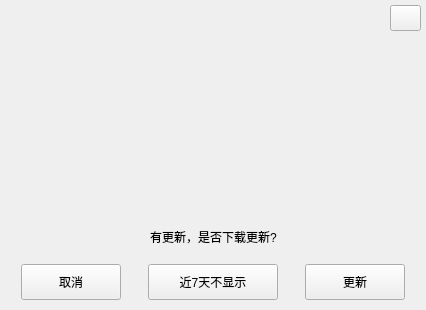
<?xml version="1.0" encoding="UTF-8"?>
<ui version="4.0">
 <class>UpdateTip</class>
 <widget class="QWidget" name="UpdateTip">
  <property name="geometry">
   <rect>
    <x>0</x>
    <y>0</y>
    <width>426</width>
    <height>310</height>
   </rect>
  </property>
  <property name="minimumSize">
   <size>
    <width>426</width>
    <height>310</height>
   </size>
  </property>
  <property name="maximumSize">
   <size>
    <width>426</width>
    <height>310</height>
   </size>
  </property>
  <property name="baseSize">
   <size>
    <width>320</width>
    <height>120</height>
   </size>
  </property>
  <property name="windowTitle">
   <string>华宇拼音输入法</string>
  </property>
  <layout class="QVBoxLayout" name="verticalLayout_2">
   <property name="leftMargin">
    <number>0</number>
   </property>
   <property name="topMargin">
    <number>0</number>
   </property>
   <property name="rightMargin">
    <number>0</number>
   </property>
   <property name="bottomMargin">
    <number>0</number>
   </property>
   <item>
    <widget class="QWidget" name="main_widget" native="true">
     <property name="styleSheet">
      <string notr="true"/>
     </property>
     <layout class="QVBoxLayout" name="verticalLayout">
      <property name="leftMargin">
       <number>0</number>
      </property>
      <property name="topMargin">
       <number>0</number>
      </property>
      <property name="rightMargin">
       <number>0</number>
      </property>
      <property name="bottomMargin">
       <number>0</number>
      </property>
      <item>
       <widget class="QWidget" name="widget" native="true">
        <property name="sizePolicy">
         <sizepolicy hsizetype="Fixed" vsizetype="Fixed">
          <horstretch>0</horstretch>
          <verstretch>0</verstretch>
         </sizepolicy>
        </property>
        <property name="minimumSize">
         <size>
          <width>426</width>
          <height>210</height>
         </size>
        </property>
        <property name="maximumSize">
         <size>
          <width>426</width>
          <height>210</height>
         </size>
        </property>
        <property name="styleSheet">
         <string notr="true">background-image: url(:/image/background_rect.png);</string>
        </property>
        <widget class="QPushButton" name="close_button">
         <property name="geometry">
          <rect>
           <x>390</x>
           <y>5</y>
           <width>31</width>
           <height>26</height>
          </rect>
         </property>
         <property name="text">
          <string/>
         </property>
        </widget>
       </widget>
      </item>
      <item>
       <layout class="QHBoxLayout" name="horizontalLayout">
        <item>
         <spacer name="horizontalSpacer_2">
          <property name="orientation">
           <enum>Qt::Horizontal</enum>
          </property>
          <property name="sizeHint" stdset="0">
           <size>
            <width>40</width>
            <height>20</height>
           </size>
          </property>
         </spacer>
        </item>
        <item>
         <widget class="QLabel" name="label">
          <property name="text">
           <string>有更新，是否下载更新?</string>
          </property>
         </widget>
        </item>
        <item>
         <spacer name="horizontalSpacer">
          <property name="orientation">
           <enum>Qt::Horizontal</enum>
          </property>
          <property name="sizeHint" stdset="0">
           <size>
            <width>18</width>
            <height>20</height>
           </size>
          </property>
         </spacer>
        </item>
       </layout>
      </item>
      <item>
       <layout class="QHBoxLayout" name="horizontalLayout_2">
        <property name="bottomMargin">
         <number>10</number>
        </property>
        <item>
         <spacer name="horizontalSpacer_5">
          <property name="orientation">
           <enum>Qt::Horizontal</enum>
          </property>
          <property name="sizeHint" stdset="0">
           <size>
            <width>40</width>
            <height>20</height>
           </size>
          </property>
         </spacer>
        </item>
        <item>
         <widget class="QPushButton" name="cancel_button">
          <property name="minimumSize">
           <size>
            <width>100</width>
            <height>36</height>
           </size>
          </property>
          <property name="focusPolicy">
           <enum>Qt::NoFocus</enum>
          </property>
          <property name="text">
           <string>取消</string>
          </property>
          <property name="flat">
           <bool>false</bool>
          </property>
         </widget>
        </item>
        <item>
         <spacer name="horizontalSpacer_3">
          <property name="orientation">
           <enum>Qt::Horizontal</enum>
          </property>
          <property name="sizeHint" stdset="0">
           <size>
            <width>40</width>
            <height>20</height>
           </size>
          </property>
         </spacer>
        </item>
        <item>
         <widget class="QPushButton" name="not_display_button">
          <property name="minimumSize">
           <size>
            <width>130</width>
            <height>36</height>
           </size>
          </property>
          <property name="maximumSize">
           <size>
            <width>130</width>
            <height>16777215</height>
           </size>
          </property>
          <property name="focusPolicy">
           <enum>Qt::NoFocus</enum>
          </property>
          <property name="text">
           <string>近7天不显示</string>
          </property>
          <property name="flat">
           <bool>false</bool>
          </property>
         </widget>
        </item>
        <item>
         <spacer name="horizontalSpacer_4">
          <property name="orientation">
           <enum>Qt::Horizontal</enum>
          </property>
          <property name="sizeHint" stdset="0">
           <size>
            <width>40</width>
            <height>20</height>
           </size>
          </property>
         </spacer>
        </item>
        <item>
         <widget class="QPushButton" name="update_button">
          <property name="minimumSize">
           <size>
            <width>100</width>
            <height>36</height>
           </size>
          </property>
          <property name="focusPolicy">
           <enum>Qt::StrongFocus</enum>
          </property>
          <property name="text">
           <string>更新</string>
          </property>
          <property name="flat">
           <bool>false</bool>
          </property>
         </widget>
        </item>
        <item>
         <spacer name="horizontalSpacer_6">
          <property name="orientation">
           <enum>Qt::Horizontal</enum>
          </property>
          <property name="sizeHint" stdset="0">
           <size>
            <width>40</width>
            <height>20</height>
           </size>
          </property>
         </spacer>
        </item>
       </layout>
      </item>
     </layout>
    </widget>
   </item>
  </layout>
 </widget>
 <resources/>
 <connections/>
</ui>
